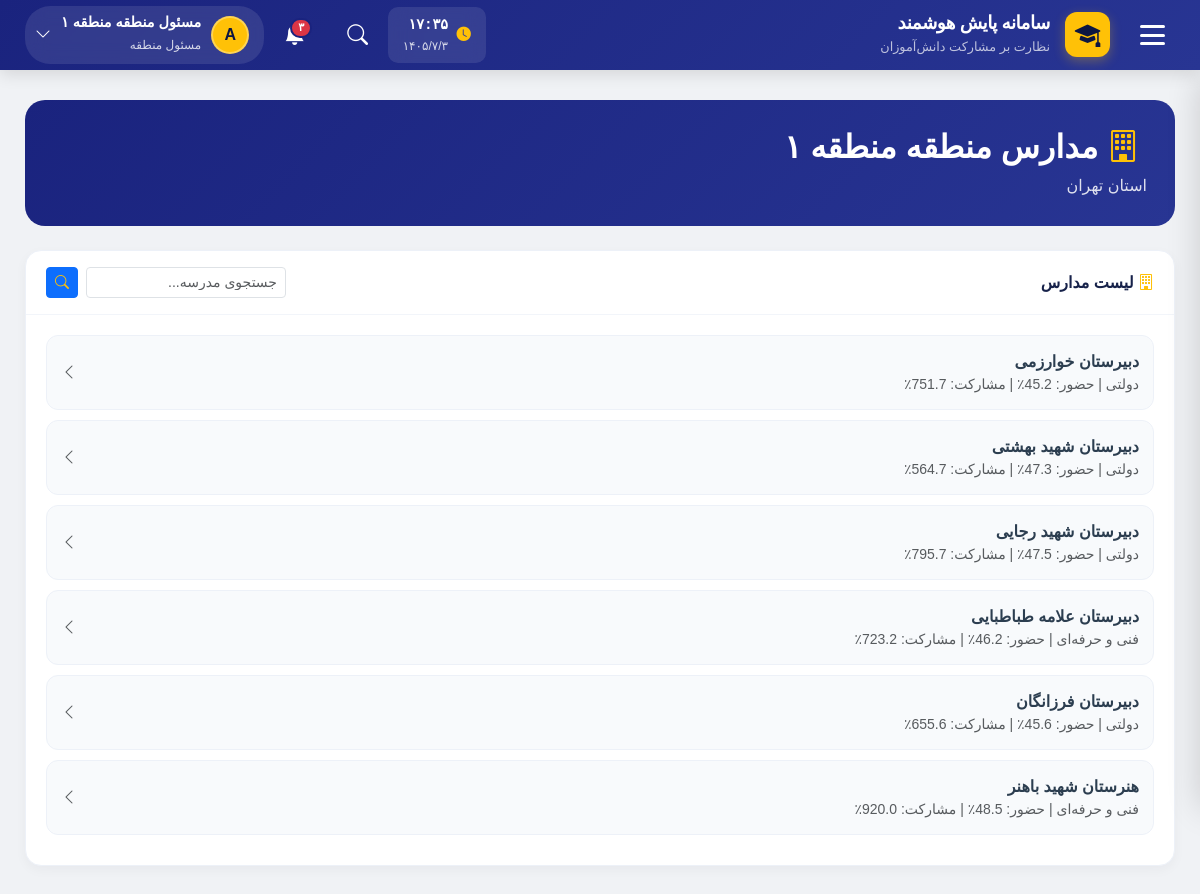
Screenshot of /district/schools/ (signed in) with the database file from the repository.
### accounts/models.py (models this page shows, shortened)
class User(AbstractUser):
    ROLE_CHOICES = (
        ('student', 'دانش آموز'),
        ('teacher', 'معلم'),
        ('assistant', 'معاون'),
        ('principal', 'مدیر مدرسه'),
        ('district_admin', 'مسئول منطقه'),
        ('county_admin', 'مسئول شهرستان'),
        ('province_admin', 'مسئول استان'),
        ('country_admin', 'مسئول کشور'),
    )
    role = models.CharField(max_length=20, choices=ROLE_CHOICES, default='student')
    national_id = models.CharField(
        max_length=10, unique=True, null=True, blank=True,
        verbose_name="کد ملی"
    )
    province = models.ForeignKey(
        'national.Province',
        on_delete=models.SET_NULL,
        null=True, blank=True,
        related_name='admin_users',
        verbose_name="استان اختصاصی (برای مسئول استانی)"
    )
    district = models.ForeignKey(
        'national.District',
        on_delete=models.SET_NULL,
        null=True, blank=True,
        related_name='admin_users',
        verbose_name="منطقه اختصاصی (برای مسئول منطقه)"
    )
    class Meta:
        verbose_name = "کاربر"
        verbose_name_plural = "کاربران"

### national/models.py (models this page shows, shortened)
class District(models.Model):
    province = models.ForeignKey(
        Province, on_delete=models.CASCADE,
        related_name='districts', verbose_name="استان"
    )
    name = models.CharField(max_length=100, verbose_name="نام منطقه")
    code = models.CharField(max_length=20, blank=True, verbose_name="کد منطقه")
    is_active = models.BooleanField(default=True, verbose_name="فعال")
    created_at = models.DateTimeField(auto_now_add=True)
    class Meta:
        verbose_name = "منطقه آموزشی"
        verbose_name_plural = "مناطق آموزشی"
        ordering = ['province', 'name']
        unique_together = ('province', 'name')

class Province(models.Model):
    name = models.CharField(max_length=100, unique=True, verbose_name="نام استان")
    code = models.CharField(max_length=10, unique=True, blank=True, verbose_name="کد استان")
    is_active = models.BooleanField(default=True, verbose_name="فعال")
    created_at = models.DateTimeField(auto_now_add=True)
    class Meta:
        verbose_name = "استان"
        verbose_name_plural = "استان‌ها"
        ordering = ['name']

class School(models.Model):
    SCHOOL_TYPE_CHOICES = (
        ('public', 'دولتی'),
        ('private', 'غیرانتفاعی'),
        ('technical', 'فنی و حرفه‌ای'),
        ('special', 'استثنایی'),
    )
    name = models.CharField(max_length=200, verbose_name="نام مدرسه")
    district = models.ForeignKey(
        District, on_delete=models.CASCADE,
        related_name='schools', verbose_name="منطقه آموزشی"
    )
    school_type = models.CharField(
        max_length=20, choices=SCHOOL_TYPE_CHOICES,
        default='public', verbose_name="نوع مدرسه"
    )
    address = models.TextField(blank=True, verbose_name="آدرس")
    phone = models.CharField(max_length=20, blank=True, verbose_name="تلفن")
    principal = models.ForeignKey(
        settings.AUTH_USER_MODEL, on_delete=models.SET_NULL,
        null=True, blank=True, related_name='managed_schools',
        limit_choices_to={'role': 'principal'}, verbose_name="مدیر مدرسه"
    )
    is_active = models.BooleanField(default=True, verbose_name="فعال")
    created_at = models.DateTimeField(auto_now_add=True)
    class Meta:
        verbose_name = "مدرسه"
        verbose_name_plural = "مدارس"
        ordering = ['district__province', 'district', 'name']
    @property
    def students_count(self):
        from accounts.models import User
        return User.objects.filter(
            role='student', enrolled_classes__school=self
        ).distinct().count()
    @property
    def teachers_count(self):
        from accounts.models import User
        return User.objects.filter(
            role='teacher', taught_classes__school=self
        ).distinct().count()
    @property
    def classrooms_count(self):
        return self.classrooms.count()

### district/views.py (the view)
# urls.py: path('schools/', views.schools_list, name='schools'),
@district_admin_required
def schools_list(request):
    scope, service = _build_context(request)
    comparison = service.get_school_comparison()
    search = request.GET.get('q', '')
    if search:
        comparison = [s for s in comparison if search in s['name']]
    paginator = Paginator(comparison, 20)
    page = request.GET.get('page')
    schools_page = paginator.get_page(page)
    DistrictAuditService.log(request, 'view_schools')
    context = {
        'title': f'مدارس منطقه {scope.district.name}',
        'district': scope.district,
        'province': scope.province,
        'schools': schools_page,
        'search': search,
    }
    return render(request, 'district/schools_list.html', context)

### district/audit.py (called while the page is built)
    @staticmethod
    def log(request, action, scope_name='', details=None):
        try:
            from national.models import NationalAuditLog
            NationalAuditLog.objects.create(
                user=request.user,
                action=action,
                scope='district',
                scope_id=request.user.district.id,
                scope_name=scope_name or request.user.district.name,
                details=details or {},
                ip_address=DistrictAuditService._get_ip(request),
            )
        except Exception as e:
            logger.error('District audit log failed: %s', e)

    @staticmethod
    def _get_ip(request):
        xff = request.META.get('HTTP_X_FORWARDED_FOR')
        if xff:
            return xff.split(',')[0].strip()
        return request.META.get('REMOTE_ADDR')

### district/scope.py (called while the page is built)
    def filter_schools(self, qs=None):
        if qs is None:
            qs = School.objects.all()
        return qs.filter(district=self.district)

### district/views.py (called while the page is built)
def _build_context(request):
    try:
        scope = DistrictScope(request.user)
    except ScopeViolationError as e:
        raise Http404(str(e))
    service = DistrictAnalyticsService(scope)
    return scope, service

### national/services.py (called while the page is built)
    @staticmethod
    def _safe_rate(numerator, denominator, digits=1):
        if not denominator:
            return None
        return round((numerator / denominator) * 100, digits)

### district/templates/district/schools_list.html (shortened to what this page needs)
{% extends 'base.html' %}
{% block content %}
<div>
    <div class="sl-hero">
        <h2 style="margin:0;font-weight:900;">
            <i class="bi bi-building me-2" style="color:#ffc107;"></i>
            مدارس منطقه {{ district.name }}
        </h2>
        <p style="margin:8px 0 0;opacity:.85;">استان {{ province.name }}</p>
    </div>
    <div class="sl-section">
        <div class="sl-section-header">
            <span><i class="bi bi-building"></i> لیست مدارس</span>
            <form method="get" class="d-flex gap-2">
                <input type="text" name="q" value="{{ search }}" class="form-control form-control-sm"
                       placeholder="جستجوی مدرسه..." style="width:200px;">
                <button class="btn btn-sm btn-primary"><i class="bi bi-search"></i></button>
            </form>
        </div>
        <div class="sl-section-body">
            {% for school in schools %}
            <div class="sl-school-row" onclick="window.location='{% url 'district:school_detail' school.id %}'">
                <div>
                    <strong>{{ school.name }}</strong>
                    <small class="text-muted d-block">
                        {{ school.school_type }} |
                        حضور: {% if school.attendance_rate is not None %}{{ school.attendance_rate }}٪{% else %}-{% endif %} |
                        مشارکت: {% if school.participation_rate is not None %}{{ school.participation_rate }}٪{% else %}-{% endif %}
                    </small>
                </div>
                <i class="bi bi-chevron-left text-muted"></i>
            </div>
            {% empty %}
            <div class="text-center text-muted py-4">
                <i class="bi bi-inbox" style="font-size:2rem;opacity:.4;"></i>
                <p class="mt-2">مدرسه‌ای یافت نشد.</p>
            </div>
            {% endfor %}
        </div>
    </div>
</div>
{% endblock %}

### templates/base.html (shortened to what this page needs)
{% load django_bootstrap5 %}
<!DOCTYPE html>
<html lang="fa" dir="rtl">
<head>
    {% bootstrap_css %}
    <link rel="stylesheet" href="https://cdn.jsdelivr.net/npm/bootstrap-icons@1.11.1/font/bootstrap-icons.css">
    <link href="https://cdn.jsdelivr.net/gh/rastikerdar/vazirmatn@v33.003/Vazirmatn-font-face.css" rel="stylesheet" />
</head>
<body>
    <header class="main-header">
        <button class="hamburger-btn" id="menuToggle" title="منوی اصلی">
            <div class="hamburger-icon">
                <span></span>
                <span></span>
                <span></span>
            </div>
        </button>
        <a href="{% url 'dashboard:home' %}" class="header-brand">
            <div class="brand-icon">
                <i class="bi bi-mortarboard-fill"></i>
            </div>
            <div class="brand-text">
                <h5>سامانه پایش هوشمند</h5>
                <small>نظارت بر مشارکت دانش‌آموزان</small>
            </div>
        </a>
        <div class="header-actions">
            <div class="header-clock" id="headerClock">
                <i class="bi bi-clock-fill"></i>
                <div>
                    <div class="clock-time">--:--</div>
                    <div class="clock-date">--/--/--</div>
                </div>
            </div>
            <div class="header-search">
                <button class="search-toggle" id="searchToggle">
                    <i class="bi bi-search"></i>
                </button>
            </div>
            <div style="position: relative;">
                <button class="header-action-btn" id="notificationToggle">
                    <span class="badge-notification">۳</span>
                </button>
            </div>
            <div class="user-dropdown">
                <button class="user-menu-btn" id="userMenuToggle">
                    <div class="user-avatar">
                        {{ user.username|first|upper }}
                    </div>
                    <div class="user-info">
                        <span class="name">{{ user.get_full_name|default:user.username }}</span>
                        <span class="role">{{ user.get_role_display }}</span>
                    </div>
                    <i class="bi bi-chevron-down"></i>
                </button>
            </div>
        </div>
    </header>
    <main class="main-content">
        {% block content %}
        {% endblock %}
    </main>
</body>
</html>

### district/templates/district/schools_list.html (style rules this page uses)
.sl-hero { background:linear-gradient(135deg,#1a237e,#283593); color:#fff;border-radius:20px;padding:28px;margin-bottom:24px; }
.sl-section { background:#fff;border-radius:16px;border:1px solid #edf1f8; box-shadow:0 4px 12px rgba(15,23,42,.04);overflow:hidden;margin-bottom:20px; }
.sl-section-header { padding:16px 20px;border-bottom:1px solid #f2f5fa; font-weight:800;color:#17224a;display:flex;align-items:center;gap:10px; justify-content:space-between; }
.sl-section-header i { color:#ffc107; }
.sl-section-body { padding:20px; }
.sl-school-row { display:flex;justify-content:space-between;align-items:center; padding:14px;background:#f8fafc;border-radius:12px;margin-bottom:10px; border:1px solid #edf1f8;cursor:pointer;transition:all .2s; }

### rows the page displays
User: username|first "A", get_full_name "مسئول منطقه منطقه ۱", role "مسئول منطقه"
District: name "منطقه ۱"
Province: name "تهران"
School: name "دبیرستان خوارزمی"
School: name "دبیرستان شهید بهشتی"
School: name "دبیرستان شهید رجایی"
School: name "دبیرستان علامه طباطبایی"
School: name "دبیرستان فرزانگان"
School: name "هنرستان شهید باهنر"

### other values shown
{{ school.school_type }} "دولتی" "دولتی" "دولتی" "فنی و حرفه‌ای" "دولتی" "فنی و حرفه‌ای"
{{ school.attendance_rate }} "45.2" "47.3" "47.5" "46.2" "45.6" "48.5"
{{ school.participation_rate }} "751.7" "564.7" "795.7" "723.2" "655.6" "920.0"
